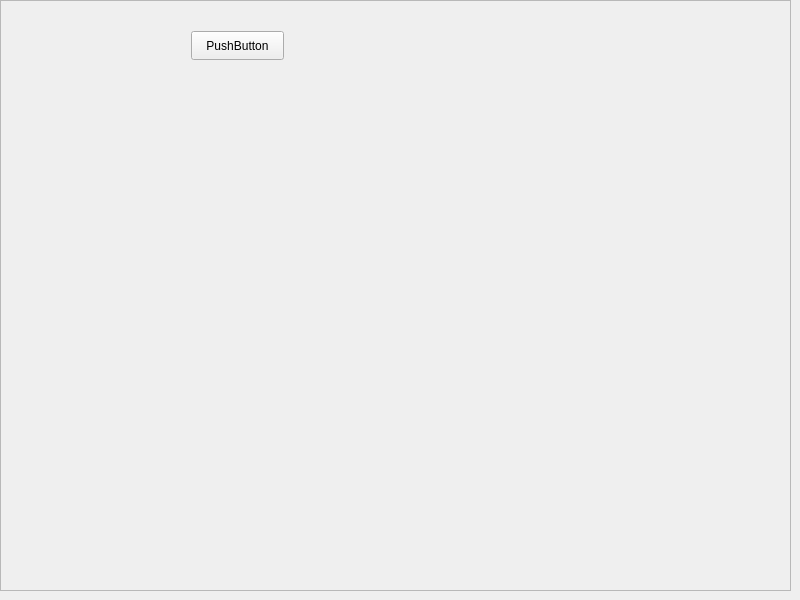
<?xml version="1.0" encoding="UTF-8"?>
<ui version="4.0">
 <class>Widget</class>
 <widget class="QWidget" name="Widget">
  <property name="geometry">
   <rect>
    <x>0</x>
    <y>0</y>
    <width>800</width>
    <height>600</height>
   </rect>
  </property>
  <property name="windowTitle">
   <string>Widget</string>
  </property>
  <widget class="QWidget" name="verticalLayoutWidget">
   <property name="geometry">
    <rect>
     <x>0</x>
     <y>0</y>
     <width>791</width>
     <height>591</height>
    </rect>
   </property>
   <layout class="QVBoxLayout" name="verticalLayout">
    <property name="sizeConstraint">
     <enum>QLayout::SetMaximumSize</enum>
    </property>
    <item>
     <widget class="QScrollArea" name="contentArea">
      <property name="widgetResizable">
       <bool>true</bool>
      </property>
      <widget class="QWidget" name="scrollAreaWidgetContents">
       <property name="geometry">
        <rect>
         <x>0</x>
         <y>0</y>
         <width>787</width>
         <height>587</height>
        </rect>
       </property>
       <widget class="QPushButton" name="pushButton">
        <property name="geometry">
         <rect>
          <x>190</x>
          <y>30</y>
          <width>93</width>
          <height>29</height>
         </rect>
        </property>
        <property name="text">
         <string>PushButton</string>
        </property>
       </widget>
      </widget>
     </widget>
    </item>
   </layout>
  </widget>
 </widget>
 <resources/>
 <connections/>
</ui>
